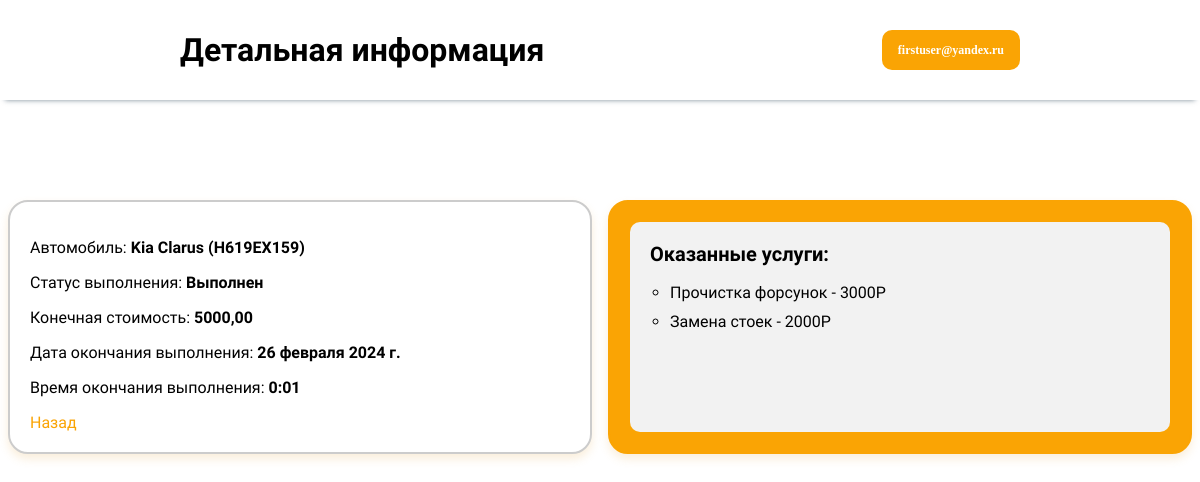
Screenshot of /profile/order/9/ (signed in) with the database file from the repository.
### AuthenticationApp/models.py (models this page shows, shortened)
class CustomUser(AbstractUser):
    username = models.EmailField("Электронная почта", max_length=100, unique=True)
    bio = models.CharField("ФИО", max_length=100)
    phone_number = models.CharField("Номер телефона", max_length=18, unique=True)
    is_client = models.BooleanField(default=False)
    is_manager = models.BooleanField(default=False)
    is_mechanic = models.BooleanField(default=False)
    REQUIRED_FIELDS = ["bio", "phone_number"]
    class Meta:
        verbose_name = 'Администратор'
        verbose_name_plural = 'Администраторы'

### OrdersApp/models.py (models this page shows, shortened)
class Order(models.Model):
    car = models.ForeignKey(Car, on_delete=models.CASCADE, verbose_name='Автомобиль')
    status_choices = [
        ('PENDING', 'Ожидает выполнения'),
        ('IN_PROGRESS', 'В процессе выполнения'),
        ('COMPLETED', 'Выполнен'),
    ]
    status = models.CharField(max_length=20, choices=status_choices, default='PENDING',
                              verbose_name='Статус выполнения')
    final_cost = models.DecimalField(max_digits=10, decimal_places=2, verbose_name='Конечная стоимость', blank=True,
                                     null=True)
    end_date = models.DateField(verbose_name='Дата окончания выполнения', blank=True, null=True)
    end_time = models.TimeField(verbose_name='Время окончания выполнения', blank=True, null=True)
    appeal = models.ForeignKey('Appeal', on_delete=models.SET_NULL, verbose_name='Заявка', blank=True, null=True)
    name_of_the_responsible_mechanic = models.CharField(max_length=100, null=True)
    class Meta:
        verbose_name = 'Заказ'
        verbose_name_plural = 'Заказы'

class OrderSpecification(models.Model):
    mechanic = models.ForeignKey(Mechanic, on_delete=models.CASCADE, verbose_name='Механик')
    service = models.ForeignKey(Service, on_delete=models.CASCADE, verbose_name='Услуга')
    order = models.ForeignKey('Order', on_delete=models.CASCADE, verbose_name='Заказ')
    class Meta:
        verbose_name = 'Спецификация заказа'
        verbose_name_plural = 'Спецификации заказов'

### CarApp/models.py (models this page shows)
class Car(models.Model):
    client = models.ForeignKey(CustomUser, on_delete=models.CASCADE)
    sts = models.CharField("СТС", max_length=100)
    brand = models.CharField("Марка", max_length=100)
    model = models.CharField("Модель", max_length=100)
    body_type = models.CharField("Тип кузова", max_length=100)
    license_plate = models.CharField("Государственный номер", max_length=20)
    color = models.CharField("Цвет", max_length=50)
    vin_number = models.CharField("VIN номер", max_length=100)
    year_of_manufacture = models.PositiveSmallIntegerField("Год выпуска")
    def __str__(self):
        return f"{self.brand} {self.model} ({self.license_plate})"

### ServiceApp/models.py (models this page shows)
class Service(models.Model):
    name = models.CharField(max_length=100, verbose_name='Название')
    price = models.CharField(max_length=100, verbose_name='Стоимость')
    duration = models.CharField(max_length=100, verbose_name='Примерное время выполнения')
    service_group = models.ForeignKey('ServiceGroup', on_delete=models.CASCADE, verbose_name='Группа услуг')
    def __str__(self):
        return self.name
    class Meta:
        verbose_name = 'Услуга'
        verbose_name_plural = 'Услуги'

### OrdersApp/views.py (the view, shortened to what this page needs)
# urls.py: path('order/<int:order_id>/', views.order_details, name='order_details'),
@login_required
def order_details(request, order_id):
    order = Order.objects.get(id=order_id)
    service_groups = ServiceGroup.objects.all()
    context = {
        'order': order,
        'service_groups': service_groups,
    }
    return render(request, 'order_detail.html', context)

### OrdersApp/templates/order_detail.html (shortened to what this page needs)
<!DOCTYPE html>
<html lang="en">
<head>
    <link href='https://unpkg.com/boxicons@2.1.4/css/boxicons.min.css' rel='stylesheet'>
</head>
<body>
<header>
    <div class="header-content">
        <h1>Детальная информация</h1>
        <div class="header-buttons">
            <div class="dropdown">
                <button class="dropbtn">
                    {% if user.is_authenticated %}{{ user.username }}{% else %}Личный кабинет{% endif %}</button>
            </div>
        </div>
    </div>
</header>
<div class="main-container">
    <div class="order-details-container">
        <p>Автомобиль: <strong>{{ order.car }}</strong></p>
        <p>Статус выполнения: <strong>{{ order.get_status_display }}</strong></p>
        {% if order.final_cost == none %}
            <p>Конечная стоимость: <strong>Заказ еще не завершен!</strong></p>
        {% else %}
            <p>Конечная стоимость: <strong>{{ order.final_cost }}</strong></p>
        {% endif %}
        {% if order.end_date == none %}
            <p>Дата окончания выполнения: <strong>Заказ еще не завершен!</strong></p>
        {% else %}
            <p>Дата окончания выполнения: <strong>{{ order.end_date }}</strong></p>
        {% endif %}
        {% if order.end_time == none %}
            <p>Время окончания выполнения: <strong>Заказ еще не завершен!</strong></p>
        {% else %}
            <p>Время окончания выполнения: <strong>{{ order.end_time }}</strong></p>
        {% endif %}
        {% if order.status != 'COMPLETED' %}
            <form action="{% url 'update_order_status' order.id %}" method="post">
                {% csrf_token %}
                {% if order.status == 'PENDING' %}
                    <div class="submit-back" style="display: flex; justify-content: space-between">
                        <a href="{% url 'all_orders' %}" class="back-button"
                           style="display: flex; align-items: flex-end; text-decoration: none; color: #faa404">Назад</a>
                        <button type="submit" name="action" value="start_work" class="order-action-button">Взять в
                            работу
                        </button>
                    </div>
                {% elif order.status == 'IN_PROGRESS' %}
                    <div class="submit-back" style="display: flex; justify-content: space-between">
                        <a href="{% url 'all_orders' %}" class="back-button"
                           style="display: flex; align-items: flex-end; text-decoration: none; color: #faa404">Назад</a>
                        <button type="submit" name="action" value="complete_work" class="order-action-button">Завершить
                            работу
                        </button>
                    </div>
                {% endif %}
            </form>
        {% else %}
            <a href="{% url 'all_orders' %}" class="back-button"
               style="display: flex; align-items: flex-end; text-decoration: none; color: #faa404">Назад</a>
        {% endif %}
    </div>
    <div class="order-services-list" style="display: flex; justify-content: space-between">
        <div class="okaz-service">
            <h2>Оказанные услуги:</h2>
            <ul style="list-style: circle; margin-left: 20px;">
                {% for specification in order.orderspecification_set.all %}
                    <li>{{ specification.service }} - {{ specification.service.price }}Р</li>
                {% endfor %}
            </ul>
        </div>
    </div>
</div>
</body>
</html>

### OrdersApp/templates/order_detail.html (style rules this page uses)
body, html { margin: 0; font-family: "Montserrat Alternates", sans-serif; }
header { display: flex; align-items: center; position: fixed; top: 0; width: 100%; background-color: #fff; height: 100px; line-height: 60px; box-shadow: 0px 5px 5px -5px rgba(34, 60, 80, 0.6); z-index: 9999; }
.header-content { width: 100%; align-items: center; display: flex; justify-content: space-between; padding: 0 15%; }
.header-content h1 { margin: 0; font-size: 32px; font-weight: 700; }
.header-buttons { margin-left: auto; display: flex; align-items: center; }
.header-buttons button { background-color: #faa404; border-radius: 10px; border: none; color: white; height: 40px; margin-left: 30px; font-family: "Montserrat", 'sans-serif'; font-weight: bold; display: flex; align-items: center; }
.main-container { margin-top: 200px; display: flex; justify-content: space-around; }
.order-details-container, .order-services-list { width: 45%; padding: 20px; border-radius: 20px; box-shadow: 0px 5px 10px 0px rgba(231, 172, 76, 0.2); }
.order-details-container { background-color: #fff; border: 2px solid #ccc; }
.order-services-list { background-color: #faa404; border: 2px solid #faa404; color: #fff; }
.order-services-list h2 { margin-top: 0; }
.order-services-list ul { list-style-type: none; padding: 0; }
.order-services-list li { margin-bottom: 10px; }
.dropdown { position: relative; display: inline-block; }
.dropbtn { background-color: transparent; color: #faa404; padding: 16px; font-size: 12px; border: none; cursor: pointer; border-radius: 10px; }
.header-buttons { display: flex; align-items: center; }
.okaz-service { width: 100%; max-height: 234px; background-color: #f2f2f2; padding: 20px; border-radius: 10px; overflow-y: scroll; color: #000; text-align: left; margin-left: 50px; }
.okaz-service h2 { font-weight: 600; font-size: 20px; }
.okaz-service { margin-left: 0; }

### rows the page displays
CustomUser: username "firstuser@yandex.ru"
Order: car "Kia Clarus (Н619ЕХ159)", status "Выполнен", final_cost "5000,00", end_date "26 февраля 2024 г.", end_time "0:01"
OrderSpecification: service "Прочистка форсунок", service.price "3000"
OrderSpecification: service "Замена стоек", service.price "2000"
